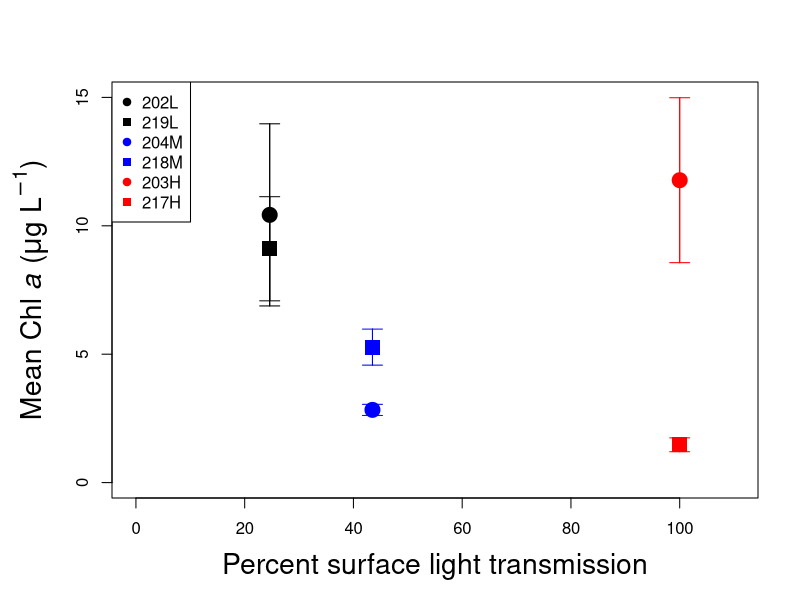
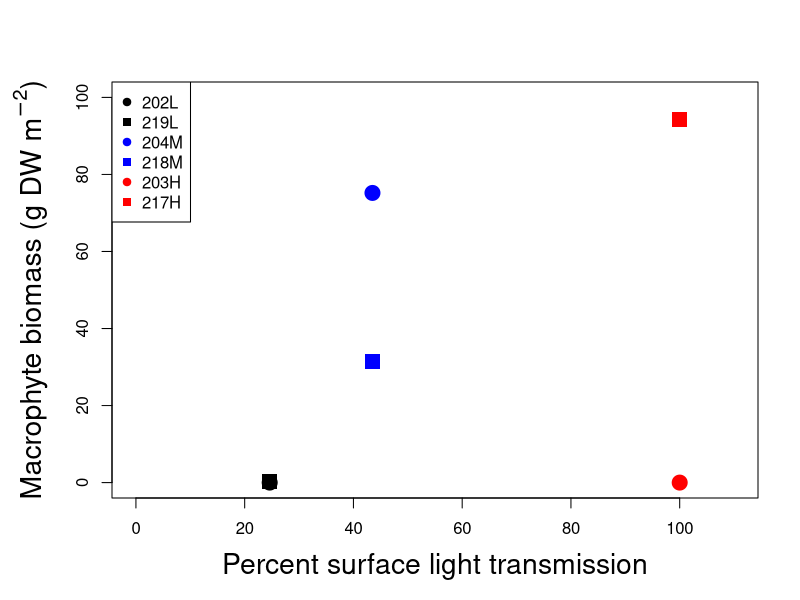

Source code (R) for these figures, in order:
### Figure 3 in Yamamichi et al. 
### A shady phytoplankton paradox: When phytoplankton increases under low light

type <- c("202L", "219L", "204M", "218M", "203H", "217H") # Low light = black, mid = blue, 
cols <- c("black", "black", "blue", "blue", "red", "red") # Low light = black, mid = blue, control = red
pchs <- c(19, 15, 19, 15, 19, 15) # Road side: circle (19), canal side: square (15)
percentage <- c(0.246, 0.246, 0.435, 0.435, 1, 1)*100;

## Fig. 3b
# Chlorophyll a vs. light intensity
dev.new(width=8,height=6); 
par(mar=c(5, 5.5, 4, 2) + 0.1)

read.csv("chla.csv",header=TRUE)->dat0
dat<-t(dat0[,-1])

x<-percentage[1]; y<-mean(dat[-1,1]); z<-sd(dat[-1,1])/sqrt(nrow(dat)-1);
plot(x,y,xlim=c(0,110),ylim=c(0,15),xlab="Percent surface light transmission",ylab=expression(paste("Mean Chl ", italic(a), " (", mu, "g ", L^{-1}, ")")),pch=pchs[1],col=cols[1],cex=2,cex.lab=1.7)
arrows(x, y+z, x, y-z, angle = 90, length = 0.1, col = cols[1])
arrows(x, y-z, x, y+z, angle = 90, length = 0.1, col = cols[1])

for(i in 2:6){
	x<-percentage[i]; y<-mean(dat[-1,i]); z<-sd(dat[-1,i])/sqrt(nrow(dat)-1);
	lines(x,y,pch=pchs[i],col=cols[i],type="p",cex=2)
	arrows(x, y+z, x, y-z, angle = 90, length = 0.1, col = cols[i])
	arrows(x, y-z, x, y+z, angle = 90, length = 0.1, col = cols[i])
}
legend("topleft", legend = type, pch = pchs, col = cols)


## Fig. 3d
# Macrophyte biomass vs. light intensity
macro<-c(0, 0.221, 75.2, 31.5, 0, 94.3)
dev.new(width=8,height=6); 
par(mar=c(5, 5.5, 4, 2) + 0.1)
x<-percentage[1]; y<-macro[1];
plot(x,y,xlim=c(0,110),ylim=c(0,100),xlab="Percent surface light transmission",ylab=expression(paste("Macrophyte biomass (g DW ", m^{-2}, ")")),pch=pchs[1],col=cols[1],cex=2,cex.lab=1.7)

for(i in 2:6){
	x<-percentage[i]; y<-macro[i];
	lines(x,y,pch=pchs[i],col=cols[i],type="p",cex=2)
}
legend("topleft", legend = type, pch = pchs, col = cols)